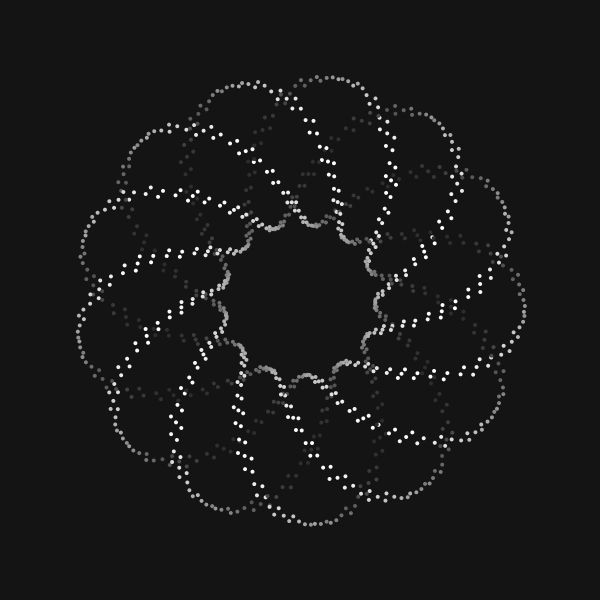
Frame 1 (no input)
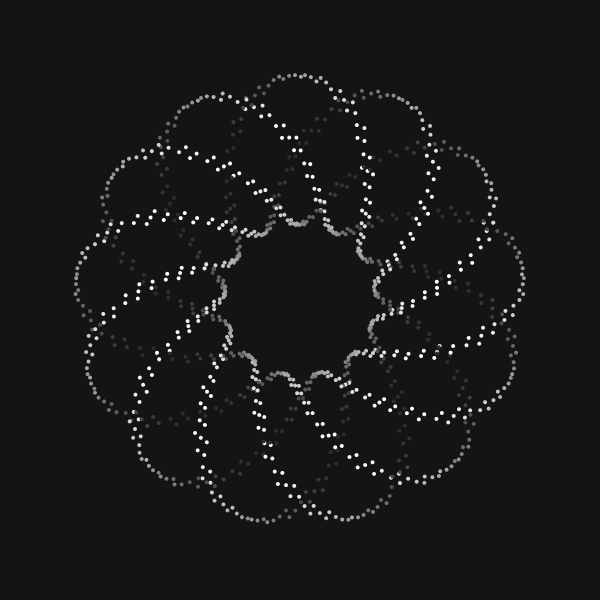
Frame 60 (the mouse pressed at the canvas centre just before this capture)
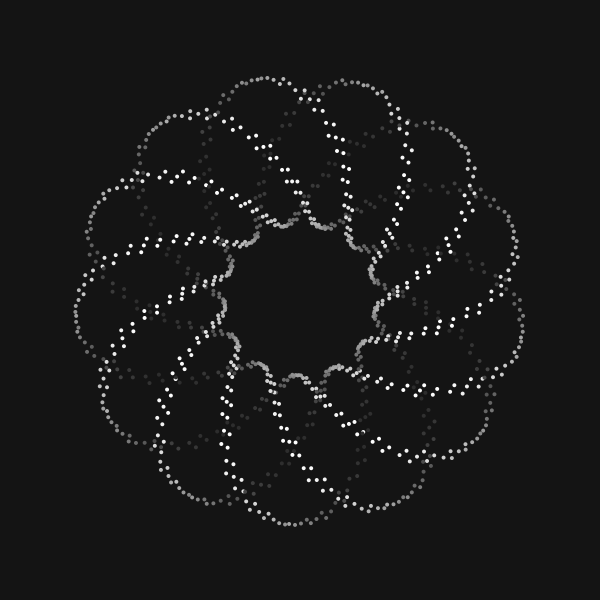
Frame 120 (the mouse held since frame 60 and released just before this capture)

The Processing sketch that drew these frames (run headless with seeded random() and noise(); from frame 60 on, the mouse is pressed at the canvas centre):

// Processing sketch: waveAdder
// ── waveAdder.pde
int w;                      // Width of entire wave
float[] points;
float[] v;
ArrayList<Wave> waves;

static final int pointCount = 1024;         // How far apart should each horizontal location be spaced
static final int r = 150;     // Radius of circle in pixels

void setup() {
  size(600, 600);
  noStroke();
  w = 100;
  points = new float[pointCount];
  v = new float[pointCount];

  Wave wave1 = new Wave(pointCount, 0, 75, (PI*74)/4);
  //Wave wave2 = new Wave(pointCount, PI/4, 120 , PI*4);
 
  waves = new ArrayList<Wave>();
  waves.add(wave1);
  //waves.add(wave2);
}

void draw() {
  background(20);
  translate(width/2, height/2);
  addWaves();
  renderWave();
}

void addWaves() {
  for(int i = 0; i < points.length; i++) {
   points[i] = 0; 
   v[i] = 0;
  }
  
  for(Wave wave : waves) {
    wave.calcWave();
    for(int i = 0; i < wave.yvalues.length; i++) {
      points[i] += wave.yvalues[i];
      v[i] += wave.v[i];
    }
  }
}

void renderWave() {
  //stroke(220);
  //beginShape(LINES);
  for (int x = 0; x < points.length; x++) {
    float thetaL = x;
    float rL = r + points[x];
    float xP = rL*cos(thetaL);
    float yP = rL*sin(thetaL);
    
    float vel = v[x];
    float c = map(vel, -75, 75, 0, 210);
    fill(abs(255-c));
    ellipse(xP, yP, 4, 4);
  }
  //endShape();
}

// ── Wave.pde
class Wave {
  float theta;  // Start angle
  float amplitude;  // Height of the wave
  float[] yvalues;  // Height for all values in the wave
  float[] v;  // Velocities for all points in the wave
  float dx;
  
  Wave(int pointCount, float t, float a, float period) {
    theta = t;
    amplitude = a;
    yvalues = new float[pointCount];
    v = new float[pointCount];
    dx = (TWO_PI / period);
  }
  
  void calcWave() {
    // Increment theta (try different values for 'angular velocity' here
    theta += .01;
    
    // For every x value, calculate a y value with sine function
    float x = theta;
    for (int i = 0; i < yvalues.length; i++) {
      yvalues[i] = amplitude*sin(x);
      v[i] = amplitude*cos(x);
      x+=dx;
    }
  }
  
}
